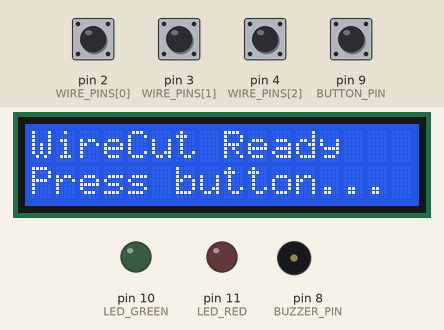
A sketch run on a simulated Arduino Uno, built with avr-gcc and run on an emulated ATmega328P. On the bench: 16×2 character LCD, output pins drawn as LEDs (lit = HIGH), buzzer (waves = sounding). The inputs (shaded band) are chosen by the test bench; at power-on: pin 2 (WIRE_PINS[0]), pin 3 (WIRE_PINS[1]), pin 4 (WIRE_PINS[2]), pin 9 (BUTTON_PIN) HIGH. Random numbers use the default seed unless the sketch sets one; what the sketch prints to the serial monitor is not drawn.

Above: at 1.3 s.
1.4 s: pin 9 (BUTTON_PIN) pulled LOW for 0.15 s
At 2.3 s:
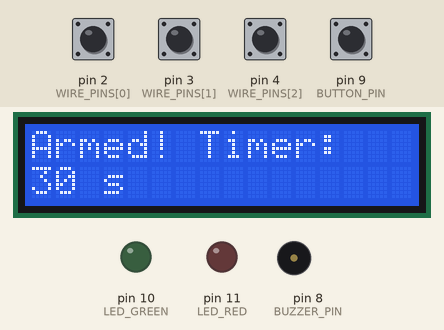
4.5 s: pin 2 (WIRE_PINS[0]) pulled LOW for 0.15 s
At 5.3 s:
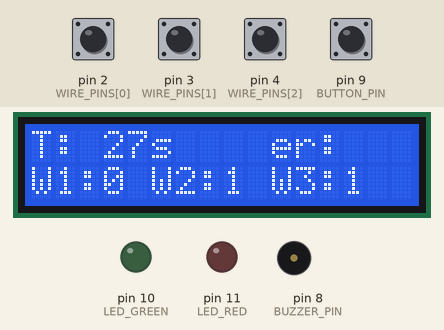
7.0 s: pin 3 (WIRE_PINS[1]) pulled LOW for 1 s
At 8.1 s:
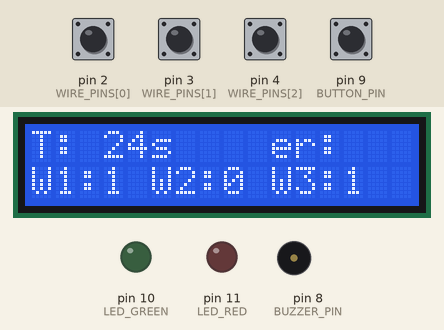
10.0 s: pin 4 (WIRE_PINS[2]) pulled LOW for 1 s
At 11.4 s:
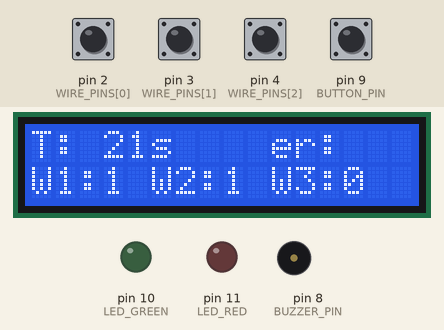
13.1 s: pin 2 (WIRE_PINS[0]) pulled LOW for 1 s
At 14.3 s:
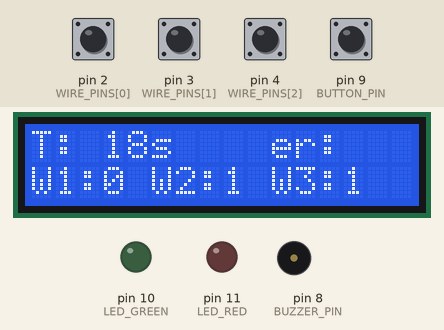
16.1 s: pin 3 (WIRE_PINS[1]) pulled LOW for 1 s
At 17.4 s:
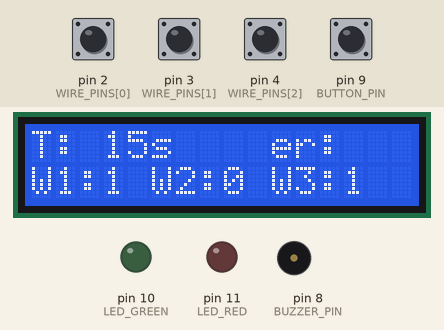
Timing chart, 0 to 34.5 s (numbered marks = the images above; inputs shaded):
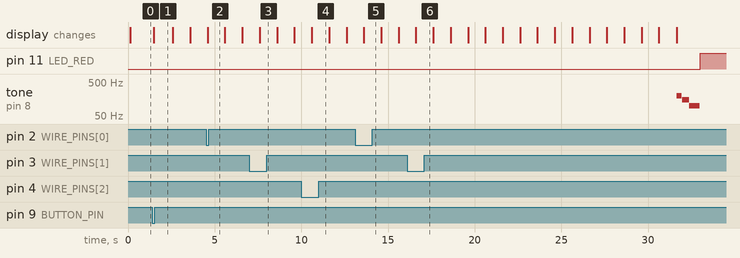

Measured:
- after the input at 1.4 s, the display: changes after 0.07 s (image 1)
- by itself, tone on pin 8 (BUZZER_PIN): plays 200 Hz for 0.30 s, 150 Hz for 0.40 s, 100 Hz for 0.60 s

The sketch:

wirecut.ino
```cpp
/*
  wirecut.ino
  ----------------
  Wire-Cutting Bomb Diffuser Game
  - Detects "cut" wires using INPUT_PULLUP (wire connected to 5V when intact).
  - Countdown timer on I2C 16x2 LCD.
  - Buzzer for sounds (defused / wrong cut / timer up).
  - Reset/Start button to arm and restart the game.
  - Optional LEDs for status indicators.

  Hardware / Parts (suggested)
  - Arduino Uno / Nano (any AVR-compatible board)
  - I2C 16x2 LCD module (LiquidCrystal_I2C library) OR compatible OLED (you'd need to swap library)
  - Piezo buzzer (passive works; active buzzers also OK but you cannot play tones on active buzzer)
  - Jumper wires / headers for "cuttable" wires (or short wires you will physically cut)
  - Pushbutton (momentary) for reset/start
  - Optional: LEDs (green/red) with 220Ω resistors
  - Breadboard / enclosure / battery pack

  Wiring (recommended)
  - LCD I2C:
      VCC -> 5V
      GND -> GND
      SDA -> A4  (Uno)
      SCL -> A5  (Uno)
  - Buzzer:
      + -> BUZZER_PIN (digital)
      - -> GND
  - Wires to cut (for each i):
      5V -----> WIRE_i -----> WIRE_PIN[i]
    (Because we use INPUT_PULLUP, when wire is connected pin reads HIGH. When unplugged/cut, pin reads LOW.)
    If you prefer, you can place a 1k resistor in series for safety.
  - Button:
      One side -> BUTTON_PIN
      Other side -> GND
    (button uses INPUT_PULLUP; pressed = LOW)
  - Optional LEDs:
      LED_PIN -> (220Ω) -> LED -> GND

  Libraries:
  - LiquidCrystal_I2C (install from Library Manager)
    Example include below:
      #include <LiquidCrystal_I2C.h>

  Usage:
  - Upload sketch.
  - Press the start/reset button to arm the device and start countdown.
  - Cut/unplug wires. Cutting the correct wire defuses, cutting a wrong wire triggers boom.
  - After game end, press button to reset and play again.

  Tuning variables are in CONFIG section below.
*/

#include <Wire.h>
#include <LiquidCrystal_I2C.h> // install via Library Manager if you don't have it

// ================= CONFIG =================

// Choose how many wires you want (2..6 recommended)
const uint8_t NUM_WIRES = 3;

// Digital pins for wire inputs (must match NUM_WIRES)
// Ensure these are digital-capable pins on your board.
const uint8_t WIRE_PINS[6] = {2, 3, 4, 5, 6, 7};  // use first NUM_WIRES entries

// Buzzer pin
const uint8_t BUZZER_PIN = 8;

// Button pin (start/reset). Using INPUT_PULLUP: pressed -> LOW
const uint8_t BUTTON_PIN = 9;

// Optional LEDs for status (set to 255 to disable)
const uint8_t LED_GREEN = 10; // lights on defuse
const uint8_t LED_RED   = 11; // lights on boom

// Default countdown time in seconds
const uint16_t DEFAULT_TIME_SECONDS = 30;

// Debounce time (ms) for detecting wire cut to avoid false triggers
const unsigned long WIRE_DEBOUNCE_MS = 50;

// Minimum time between audible tones (avoid overlapping)
const unsigned long TONE_MIN_GAP_MS = 50;

// I2C LCD address and size (adjust if different)
LiquidCrystal_I2C lcd(0x27, 16, 2); // common addr: 0x27 or 0x3F

// ================= END CONFIG =============

// Game states
enum GameState { IDLE, ARMED, COUNTDOWN, DEFUSED, BOOM };
GameState gameState = IDLE;

// Runtime variables
uint16_t timeLeft = DEFAULT_TIME_SECONDS;
unsigned long lastSecondMillis = 0;

// Randomly chosen correct wire index (0..NUM_WIRES-1)
int correctWireIndex = -1;

// Track last stable readings for wires (for debounce)
bool wireLastStable[6];
unsigned long wireLastChangeMillis[6];

// Track if a wire has already been cut (so we don't re-handle)
bool wireAlreadyCut[6];

// For managing tones (to avoid spamming tone calls)
unsigned long lastToneMillis = 0;

// For serial logging (helpful for debugging)
const bool SERIAL_DEBUG = true;

// ---------- Helper function declarations ----------
void armGame();
void resetGame();
void pickCorrectWire();
void handleWireInput();
void handleCountdown();
void playBoomSequence();
void playDefuseSequence();
void displayStatus();
void startTone(unsigned int frequency, unsigned long duration);
bool anyWireCut();
void showWiresOnLCD();
// --------------------------------------------------

void setup() {
  // Initialize serial for debugging
  if (SERIAL_DEBUG) {
    Serial.begin(115200);
    delay(10);
    Serial.println(F("\n--- WireCut Game Starting ---"));
  }

  // Init pins
  for (uint8_t i = 0; i < NUM_WIRES; ++i) {
    pinMode(WIRE_PINS[i], INPUT_PULLUP); // wires: intact => HIGH, cut => LOW
    wireLastStable[i] = true; // assume intact at start
    wireLastChangeMillis[i] = 0;
    wireAlreadyCut[i] = false;
  }

  pinMode(BUZZER_PIN, OUTPUT);
  digitalWrite(BUZZER_PIN, LOW);

  pinMode(BUTTON_PIN, INPUT_PULLUP); // pressed => LOW

  if (LED_GREEN != 255) { pinMode(LED_GREEN, OUTPUT); digitalWrite(LED_GREEN, LOW); }
  if (LED_RED   != 255) { pinMode(LED_RED, OUTPUT); digitalWrite(LED_RED, LOW); }

  // Initialize LCD
  lcd.init();
  lcd.backlight();
  lcd.clear();
  lcd.setCursor(0, 0);
  lcd.print("WireCut Ready");
  lcd.setCursor(0, 1);
  lcd.print("Press button...");

  // Seed random using floating analog pin
  randomSeed(analogRead(A0));

  // Ensure initial game state
  resetGame();
}

void loop() {
  // Read button: if pressed (LOW)
  if (digitalRead(BUTTON_PIN) == LOW) {
    // Simple debounce for button (small delay)
    delay(50);
    if (digitalRead(BUTTON_PIN) == LOW) {
      // If currently IDLE or finished, start/arm game
      if (gameState == IDLE || gameState == DEFUSED || gameState == BOOM) {
        armGame();
        // wait until button released to avoid immediate double reset
        while (digitalRead(BUTTON_PIN) == LOW) { delay(10); }
      } else {
        // If game running and button pressed, treat as reset
        resetGame();
        while (digitalRead(BUTTON_PIN) == LOW) { delay(10); }
      }
    }
  }

  // Main game behavior
  switch (gameState) {
    case IDLE:
      // nothing special; wait for button
      break;
    case ARMED:
      // start countdown immediately on arming
      gameState = COUNTDOWN;
      lastSecondMillis = millis();
      if (SERIAL_DEBUG) Serial.println("Countdown started.");
      break;
    case COUNTDOWN:
      handleWireInput();
      handleCountdown();
      break;
    case DEFUSED:
      // nothing — wait for reset button
      break;
    case BOOM:
      // nothing — wait for reset button
      break;
  }

  // small loop delay to reduce CPU usage
  delay(5);
}

// Arm the game (choose correct wire, reset timers, etc.)
void armGame() {
  timeLeft = DEFAULT_TIME_SECONDS;
  pickCorrectWire();
  for (uint8_t i = 0; i < NUM_WIRES; ++i) {
    wireAlreadyCut[i] = false;
  }
  if (LED_GREEN != 255) digitalWrite(LED_GREEN, LOW);
  if (LED_RED   != 255) digitalWrite(LED_RED, LOW);

  gameState = ARMED;
  lcd.clear();
  lcd.setCursor(0, 0);
  lcd.print("Armed! Timer:");
  lcd.setCursor(0, 1);
  lcd.print(timeLeft);
  lcd.print(" s");

  if (SERIAL_DEBUG) {
    Serial.print("Armed. Correct wire index = ");
    Serial.println(correctWireIndex);
  }
}

// Reset completely to IDLE
void resetGame() {
  gameState = IDLE;
  timeLeft = DEFAULT_TIME_SECONDS;
  lcd.clear();
  lcd.setCursor(0, 0);
  lcd.print("WireCut Ready");
  lcd.setCursor(0, 1);
  lcd.print("Press button...");
  if (LED_GREEN != 255) digitalWrite(LED_GREEN, LOW);
  if (LED_RED   != 255) digitalWrite(LED_RED, LOW);
  if (SERIAL_DEBUG) Serial.println("Reset to IDLE.");
}

// Choose a random wire index as the "correct" wire to defuse
void pickCorrectWire() {
  correctWireIndex = random(0, NUM_WIRES);
}

// Non-blocking check of wires with debounce
void handleWireInput() {
  unsigned long now = millis();
  for (uint8_t i = 0; i < NUM_WIRES; ++i) {
    bool raw = (digitalRead(WIRE_PINS[i]) == HIGH); // true if intact
    // if raw differs from last stable, update timestamp
    if (raw != wireLastStable[i]) {
      // if last change was long ago, treat as stable change
      if (now - wireLastChangeMillis[i] >= WIRE_DEBOUNCE_MS) {
        // stable transition
        wireLastStable[i] = raw;
        wireLastChangeMillis[i] = now;
        // detect falling edge: intact (HIGH) -> cut (LOW)
        if (!raw && !wireAlreadyCut[i]) {
          // wire has been cut/unplugged
          wireAlreadyCut[i] = true;
          // handle cut
          if (SERIAL_DEBUG) {
            Serial.print("Wire ");
            Serial.print(i);
            Serial.println(" cut!");
          }
          // If cut wire is the correct one
          if ((int)i == correctWireIndex) {
            // defuse the bomb
            gameState = DEFUSED;
            displayStatus();
            playDefuseSequence();
            if (LED_GREEN != 255) digitalWrite(LED_GREEN, HIGH);
            if (SERIAL_DEBUG) Serial.println("DEFUSED!");
          } else {
            // wrong wire -> boom
            gameState = BOOM;
            displayStatus();
            playBoomSequence();
            if (LED_RED != 255) digitalWrite(LED_RED, HIGH);
            if (SERIAL_DEBUG) {
              Serial.print("BOOM! Wrong wire: ");
              Serial.println(i);
            }
          }
        }
      } else {
        // change detected, but within debounce window; update last change time
        wireLastChangeMillis[i] = now;
      }
    } else {
      // no change; refresh last change time for stability
      wireLastChangeMillis[i] = now;
    }
  }
}

// Handle the countdown timer and time-up condition
void handleCountdown() {
  unsigned long now = millis();
  // update each second
  if (now - lastSecondMillis >= 1000) {
    lastSecondMillis = now;
    if (timeLeft > 0) {
      timeLeft--;
      // update display
      lcd.setCursor(0, 0);
      lcd.print("T: ");
      lcd.print(timeLeft);
      lcd.print("s    "); // padding to clear previous text
      // optional: show which wires are still intact on second line
      showWiresOnLCD();
      if (SERIAL_DEBUG) {
        Serial.print("Time left: ");
        Serial.println(timeLeft);
      }
    }
    if (timeLeft == 0 && gameState == COUNTDOWN) {
      // time's up -> boom
      gameState = BOOM;
      displayStatus();
      playBoomSequence();
      if (LED_RED != 255) digitalWrite(LED_RED, HIGH);
      if (SERIAL_DEBUG) Serial.println("Time up -> BOOM!");
    }
  }
}

// Display full status on LCD based on game state
void displayStatus() {
  lcd.clear();
  switch (gameState) {
    case IDLE:
      lcd.setCursor(0, 0);
      lcd.print("WireCut Ready");
      lcd.setCursor(0, 1);
      lcd.print("Press button...");
      break;
    case ARMED:
      lcd.setCursor(0, 0);
      lcd.print("Armed!");
      lcd.setCursor(0, 1);
      lcd.print(timeLeft);
      lcd.print(" s");
      break;
    case COUNTDOWN:
      lcd.setCursor(0, 0);
      lcd.print("T: ");
      lcd.print(timeLeft);
      lcd.print("s    ");
      showWiresOnLCD();
      break;
    case DEFUSED:
      lcd.setCursor(0, 0);
      lcd.print("DEFUSED!");
      lcd.setCursor(0, 1);
      lcd.print("Nice job :)");
      break;
    case BOOM:
      lcd.setCursor(0, 0);
      lcd.print("BOOM!");
      lcd.setCursor(0, 1);
      lcd.print("Game Over");
      break;
  }
}

// Play a short defuse melody (non-blocking tone calls)
void playDefuseSequence() {
  // simple celebratory tones
  startTone(880, 150); delay(180);
  startTone(1320, 120); delay(140);
  startTone(1760, 200);
}

// Play an escalating boom sequence
void playBoomSequence() {
  // quick descending/low thrash to sound "boom"
  startTone(200, 300); delay(320);
  startTone(150, 400); delay(420);
  startTone(100, 600); delay(620);
}

// Centralized tone starter to enforce minimum gap
void startTone(unsigned int frequency, unsigned long duration) {
  unsigned long now = millis();
  if (now - lastToneMillis < TONE_MIN_GAP_MS) {
    // not enough gap; skip
    return;
  }
  lastToneMillis = now;
  // Use Arduino tone() which is non-blocking for duration
  tone(BUZZER_PIN, frequency, duration);
}

// Utility: show wires' intact/cut state on LCD second line
void showWiresOnLCD() {
  // format: W1:1 W2:0 ... or simple pattern: [X][ ][X]
  lcd.setCursor(0, 1);
  for (uint8_t i = 0; i < NUM_WIRES; ++i) {
    bool intact = (digitalRead(WIRE_PINS[i]) == HIGH);
    lcd.print("W");
    lcd.print(i + 1);
    lcd.print(":");
    lcd.print(intact ? "1" : "0");
    if (i < NUM_WIRES - 1) lcd.print(" ");
  }
  // Fill remaining with spaces to clear leftover characters
  for (uint8_t s = 0; s < (16 - (4 * NUM_WIRES)); ++s) lcd.print(" ");
}

// Returns true if any wire was cut (for debug or alternate logic)
bool anyWireCut() {
  for (uint8_t i = 0; i < NUM_WIRES; ++i) if (wireAlreadyCut[i]) return true;
  return false;
}
```
